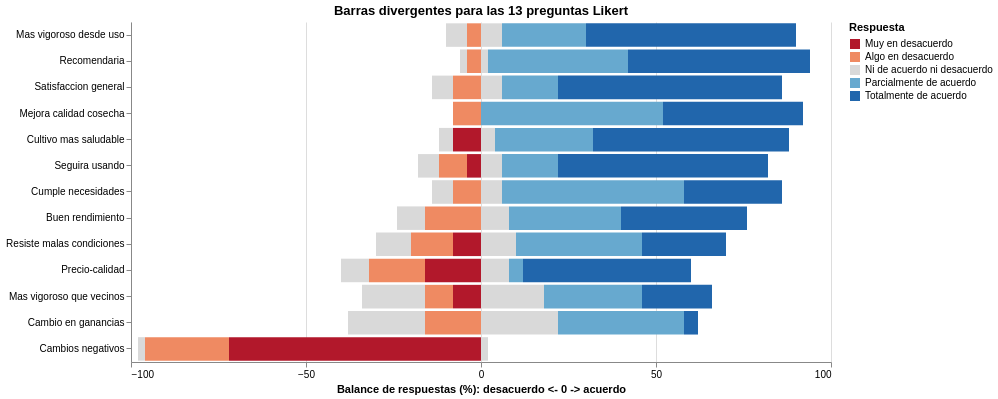

This figure's notebook cell:
### Markdown cell above
### Decisiones de diseño: plaguicidas y relacion bivariada

La frecuencia media de plaguicidas se representa con un `Cleveland dot plot` porque la comparacion por posicion en eje comun es mas precisa que las barras o los pasteles. Sin embargo, esta figura solo es interpretable despues de una limpieza semantica estricta: la respuesta de Nitroesten que contenia `16-20-0` y un calendario de abonado se reclasifica como fuera de dominio y pasa a `NA`, porque describe fertilizacion y no aplicaciones de plaguicidas. Al eliminar ese falso extremo, el eje horizontal deja de comprimirse artificialmente y la comparacion entre Organosato, Biopro, Bioamigo y las mezclas artesanales se vuelve legible. Ademas, se explicita el tamaño muestral por biofertilizante para evitar lecturas infladas en categorias con pocos casos. El diagrama de dispersion complementa la lectura mostrando que, aun sin ese punto de leverage, la relacion entre produccion y plaguicidas no es lineal ni univoca, lo cual refuerza una interpretacion prudente del patron biologico.

### Code cell
likert_text = survey[["id_encuesta"] + list(ITEM_LABELS.keys())].melt(
    id_vars="id_encuesta",
    var_name="item_raw",
    value_name="respuesta"
).dropna()
likert_text["item"] = likert_text["item_raw"].map(ITEM_LABELS)

likert_order = [
    "Muy en desacuerdo",
    "Algo en desacuerdo",
    "Ni de acuerdo ni desacuerdo",
    "Parcialmente de acuerdo",
    "Totalmente de acuerdo"
]

counts = (
    likert_text.groupby(["item", "respuesta"])
    .size()
    .reset_index(name="n")
)
counts["pct"] = counts.groupby("item")["n"].transform(lambda s: 100 * s / s.sum())

records = []
for row in counts.itertuples(index=False):
    if row.respuesta == "Ni de acuerdo ni desacuerdo":
        records.append({"item": row.item, "respuesta": row.respuesta, "value": -(row.pct / 2)})
        records.append({"item": row.item, "respuesta": row.respuesta, "value": row.pct / 2})
    elif row.respuesta in {"Muy en desacuerdo", "Algo en desacuerdo"}:
        records.append({"item": row.item, "respuesta": row.respuesta, "value": -row.pct})
    else:
        records.append({"item": row.item, "respuesta": row.respuesta, "value": row.pct})

likert_plot = pd.DataFrame(records)
item_order = (
    likert_long.groupby("item")["score"]
    .mean()
    .sort_values(ascending=False)
    .index
    .tolist()
)

alt.Chart(likert_plot).mark_bar().encode(
    y=alt.Y("item:N", sort=item_order, title=None),
    x=alt.X("value:Q", stack="zero", title="Balance de respuestas (%): desacuerdo <- 0 -> acuerdo", axis=alt.Axis(values=[-100, -50, 0, 50, 100])),
    color=alt.Color(
        "respuesta:N",
        sort=likert_order,
        scale=alt.Scale(
            domain=likert_order,
            range=["#b2182b", "#ef8a62", "#d9d9d9", "#67a9cf", "#2166ac"]
        ),
        title="Respuesta"
    ),
    tooltip=["item:N", "respuesta:N", alt.Tooltip("value:Q", format=".2f")]
).properties(
    width=700,
    height=340,
    title="Barras divergentes para las 13 preguntas Likert"
).configure_view(strokeWidth=0)

### Figure 1 — Vega-Lite specification as saved in the notebook (floating-point values rounded to 4 significant figures)
{"config": {"view": {"continuousWidth": 300, "continuousHeight": 300, "strokeWidth": 0}}, "data": {"name": "data-cb1c94afbf5f5f0c19bc97b693ff7797"}, "mark": {"type": "bar"}, "encoding": {"color": {"field": "respuesta", "scale": {"domain": ["Muy en desacuerdo", "Algo en desacuerdo", "Ni de acuerdo ni desacuerdo", "Parcialmente de acuerdo", "Totalmente de acuerdo"], "range": ["#b2182b", "#ef8a62", "#d9d9d9", "#67a9cf", "#2166ac"]}, "sort": ["Muy en desacuerdo", "Algo en desacuerdo", "Ni de acuerdo ni desacuerdo", "Parcialmente de acuerdo", "Totalmente de acuerdo"], "title": "Respuesta", "type": "nominal"}, "tooltip": [{"field": "item", "type": "nominal"}, {"field": "respuesta", "type": "nominal"}, {"field": "value", "format": ".2f", "type": "quantitative"}], "x": {"axis": {"values": [-100, -50, 0, 50, 100]}, "field": "value", "stack": "zero", "title": "Balance de respuestas (%): desacuerdo <- 0 -> acuerdo", "type": "quantitative"}, "y": {"field": "item", "sort": ["Mas vigoroso desde uso", "Recomendaria", "Satisfaccion general", "Mejora calidad cosecha", "Cultivo mas saludable", "Seguira usando", "Cumple necesidades", "Buen rendimiento", "Resiste malas condiciones", "Precio-calidad", "Mas vigoroso que vecinos", "Cambio en ganancias", "Cambios negativos"], "title": null, "type": "nominal"}}, "height": 340, "title": "Barras divergentes para las 13 preguntas Likert", "width": 700, "$schema": "https://vega.github.io/schema/vega-lite/v5.20.1.json", "datasets": {"data-cb1c94afbf5f5f0c19bc97b693ff7797": [{"item": "Buen rendimiento", "respuesta": "Algo en desacuerdo", "value": -16.0}, {"item": "Buen rendimiento", "respuesta": "Ni de acuerdo ni desacuerdo", "value": -8.0}, {"item": "Buen rendimiento", "respuesta": "Ni de acuerdo ni desacuerdo", "value": 8.0}, {"item": "Buen rendimiento", "respuesta": "Parcialmente de acuerdo", "value": 32.0}, {"item": "Buen rendimiento", "respuesta": "Totalmente de acuerdo", "value": 36.0}, {"item": "Cambio en ganancias", "respuesta": "Algo en desacuerdo", "value": -16.0}, {"item": "Cambio en ganancias", "respuesta": "Ni de acuerdo ni desacuerdo", "value": -22.0}, {"item": "Cambio en ganancias", "respuesta": "Ni de acuerdo ni desacuerdo", "value": 22.0}, {"item": "Cambio en ganancias", "respuesta": "Parcialmente de acuerdo", "value": 36.0}, {"item": "Cambio en ganancias", "respuesta": "Totalmente de acuerdo", "value": 4.0}, {"item": "Cambios negativos", "respuesta": "Algo en desacuerdo", "value": -24.0}, {"item": "Cambios negativos", "respuesta": "Muy en desacuerdo", "value": -72.0}, {"item": "Cambios negativos", "respuesta": "Ni de acuerdo ni desacuerdo", "value": -2.0}, {"item": "Cambios negativos", "respuesta": "Ni de acuerdo ni desacuerdo", "value": 2.0}, {"item": "Cultivo mas saludable", "respuesta": "Muy en desacuerdo", "value": -8.0}, {"item": "Cultivo mas saludable", "respuesta": "Ni de acuerdo ni desacuerdo", "value": -4.0}, {"item": "Cultivo mas saludable", "respuesta": "Ni de acuerdo ni desacuerdo", "value": 4.0}, {"item": "Cultivo mas saludable", "respuesta": "Parcialmente de acuerdo", "value": 28.0}, {"item": "Cultivo mas saludable", "respuesta": "Totalmente de acuerdo", "value": 56.0}, {"item": "Cumple necesidades", "respuesta": "Algo en desacuerdo", "value": -8.0}, {"item": "Cumple necesidades", "respuesta": "Ni de acuerdo ni desacuerdo", "value": -6.0}, {"item": "Cumple necesidades", "respuesta": "Ni de acuerdo ni desacuerdo", "value": 6.0}, {"item": "Cumple necesidades", "respuesta": "Parcialmente de acuerdo", "value": 52.0}, {"item": "Cumple necesidades", "respuesta": "Totalmente de acuerdo", "value": 28.0}, {"item": "Mas vigoroso desde uso", "respuesta": "Algo en desacuerdo", "value": -4.0}, {"item": "Mas vigoroso desde uso", "respuesta": "Ni de acuerdo ni desacuerdo", "value": -6.0}, {"item": "Mas vigoroso desde uso", "respuesta": "Ni de acuerdo ni desacuerdo", "value": 6.0}, {"item": "Mas vigoroso desde uso", "respuesta": "Parcialmente de acuerdo", "value": 24.0}, {"item": "Mas vigoroso desde uso", "respuesta": "Totalmente de acuerdo", "value": 60.0}, {"item": "Mas vigoroso que vecinos", "respuesta": "Algo en desacuerdo", "value": -8.0}, {"item": "Mas vigoroso que vecinos", "respuesta": "Muy en desacuerdo", "value": -8.0}, {"item": "Mas vigoroso que vecinos", "respuesta": "Ni de acuerdo ni desacuerdo", "value": -18.0}, {"item": "Mas vigoroso que vecinos", "respuesta": "Ni de acuerdo ni desacuerdo", "value": 18.0}, {"item": "Mas vigoroso que vecinos", "respuesta": "Parcialmente de acuerdo", "value": 28.0}, {"item": "Mas vigoroso que vecinos", "respuesta": "Totalmente de acuerdo", "value": 20.0}, {"item": "Mejora calidad cosecha", "respuesta": "Algo en desacuerdo", "value": -8.0}, {"item": "Mejora calidad cosecha", "respuesta": "Parcialmente de acuerdo", "value": 52.0}, {"item": "Mejora calidad cosecha", "respuesta": "Totalmente de acuerdo", "value": 40.0}, {"item": "Precio-calidad", "respuesta": "Algo en desacuerdo", "value": -16.0}, {"item": "Precio-calidad", "respuesta": "Muy en desacuerdo", "value": -16.0}, {"item": "Precio-calidad", "respuesta": "Ni de acuerdo ni desacuerdo", "value": -8.0}, {"item": "Precio-calidad", "respuesta": "Ni de acuerdo ni desacuerdo", "value": 8.0}, {"item": "Precio-calidad", "respuesta": "Parcialmente de acuerdo", "value": 4.0}, {"item": "Precio-calidad", "respuesta": "Totalmente de acuerdo", "value": 48.0}, {"item": "Recomendaria", "respuesta": "Algo en desacuerdo", "value": -4.0}, {"item": "Recomendaria", "respuesta": "Ni de acuerdo ni desacuerdo", "value": -2.0}, {"item": "Recomendaria", "respuesta": "Ni de acuerdo ni desacuerdo", "value": 2.0}, {"item": "Recomendaria", "respuesta": "Parcialmente de acuerdo", "value": 40.0}, {"item": "Recomendaria", "respuesta": "Totalmente de acuerdo", "value": 52.0}, {"item": "Resiste malas condiciones", "respuesta": "Algo en desacuerdo", "value": -12.0}, {"item": "Resiste malas condiciones", "respuesta": "Muy en desacuerdo", "value": -8.0}, {"item": "Resiste malas condiciones", "respuesta": "Ni de acuerdo ni desacuerdo", "value": -10.0}, {"item": "Resiste malas condiciones", "respuesta": "Ni de acuerdo ni desacuerdo", "value": 10.0}, {"item": "Resiste malas condiciones", "respuesta": "Parcialmente de acuerdo", "value": 36.0}, {"item": "Resiste malas condiciones", "respuesta": "Totalmente de acuerdo", "value": 24.0}, {"item": "Satisfaccion general", "respuesta": "Algo en desacuerdo", "value": -8.0}, {"item": "Satisfaccion general", "respuesta": "Ni de acuerdo ni desacuerdo", "value": -6.0}, {"item": "Satisfaccion general", "respuesta": "Ni de acuerdo ni desacuerdo", "value": 6.0}, {"item": "Satisfaccion general", "respuesta": "Parcialmente de acuerdo", "value": 16.0}, {"item": "Satisfaccion general", "respuesta": "Totalmente de acuerdo", "value": 64.0}, {"item": "Seguira usando", "respuesta": "Algo en desacuerdo", "value": -8.0}, {"item": "Seguira usando", "respuesta": "Muy en desacuerdo", "value": -4.0}, {"item": "Seguira usando", "respuesta": "Ni de acuerdo ni desacuerdo", "value": -6.0}, {"item": "Seguira usando", "respuesta": "Ni de acuerdo ni desacuerdo", "value": 6.0}, {"item": "Seguira usando", "respuesta": "Parcialmente de acuerdo", "value": 16.0}, {"item": "Seguira usando", "respuesta": "Totalmente de acuerdo", "value": 60.0}]}}
